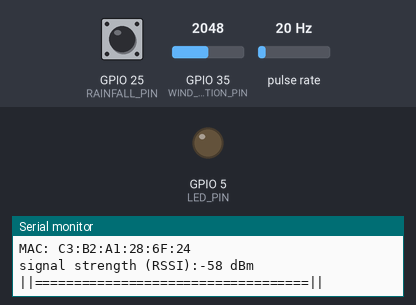
Simulated run of this sketch. Board: ESP32. On the bench: output pins drawn as LEDs (lit = HIGH), the last lines printed to the serial monitor. Wiring (inferred from the names in the program): pulse sensor: data GPIO 14. Inputs (shaded band) come from the test bench; at power-on: GPIO 25 (RAINFALL_PIN) HIGH, GPIO 35 (WIND_DIRECTION_PIN) = 2048, pulse rate 20 Hz. WiFi joins after 1.5 s; servers stay silent unless stated; uploads are accepted with an empty reply.

Above: at 7.6 s.
At 12.57 s:
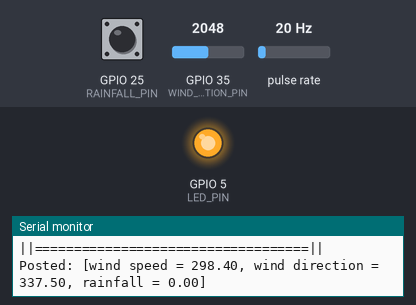
Timing chart, 0 to 17.2 s (numbered marks = the images above):
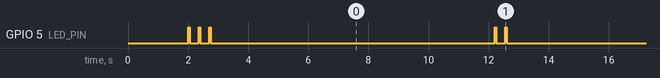

The sketch:

Controller.ino
```cpp
#include <WiFi.h>
#include "Wire.h"
#include "Config.h"

#define WIND_SPEED_PIN      14
#define RAINFALL_PIN        25
#define WIND_DIRECTION_PIN  35
#define LED_PIN             5
#define FAILURE             -1
#define SUCCESS             0


// *********************************************************************************************
// Network and POST Request Information
// *********************************************************************************************

// Initialize the Ethernet client library
WiFiClient client;
unsigned long LAST_UPDATE_TIMESTAMP = 0;


// *********************************************************************************************
// Sensor Reading Variables and Interrupt Handlers
// *********************************************************************************************
// More information can be found here: https://learn.sparkfun.com/tutorials/weather-meter-hookup-guide

// Offset based on orientation of weather station, to make sure degrees = 0 points North
volatile int rainfallTicks = 0;
volatile unsigned long timeSinceLastWindSpeedTick = 0;
volatile unsigned long lastWindSpeedTick = 0;

// When rainfall or wind speed sensors register a tick, they cause an interrupt
void handleRainfallInterrupt(void)
{
    // Accumulate rain ticks
    ++rainfallTicks;
}

void handleWindSpeedInterrupt(void)
{
    // Record time between ticks
    timeSinceLastWindSpeedTick = millis() - lastWindSpeedTick;
    lastWindSpeedTick = millis();
}


// *********************************************************************************************
// Setup and Loop
// *********************************************************************************************

void setup()
{
    // Initialize serial and wait for port to open:
    Serial.begin(115200);
    while (!Serial);
    Wire.begin();

    // Initialize LED pin to be off
    pinMode(LED_PIN, OUTPUT);
    digitalWrite(LED_PIN, LOW);

    // Wind speed sensor
    pinMode(WIND_SPEED_PIN, INPUT);
    attachInterrupt(digitalPinToInterrupt(WIND_SPEED_PIN), handleWindSpeedInterrupt, RISING);

    // Rain sensor
    pinMode(RAINFALL_PIN, INPUT);
    attachInterrupt(digitalPinToInterrupt(RAINFALL_PIN), handleRainfallInterrupt, RISING);

    connectToWifiNetwork();

    // Blink three times upon successful connection
    blinkRepetitions(3, 300);
    printWifiStatus();
    Serial.println();
}

void loop()
{
    // Read response from server
    String response = readResponse();
    if (response != "")
    {
        Serial.println(response);
    }

    // Send data to server
    if (timerElapsed(LAST_UPDATE_TIMESTAMP, UPDATE_INTERVAL))
    {
        // Calculate wind direction in degrees from North (based on current voltage input from sensor)
        float windDirection = convertWindDirToDegrees(analogRead(WIND_DIRECTION_PIN));

        // Calculate windspeed in miles per hour (based on time difference between sensor ticks)
        float windSpeed = 0;
        if (timeSinceLastWindSpeedTick != 0)
        {
            windSpeed = UPDATE_INTERVAL / timeSinceLastWindSpeedTick * 1.492;
        }

        // Calculate rainfall in inches (based on accumulated amount of sensor ticks)
        float rainfall = float(rainfallTicks) * 0.011;

        // POST data
        int requestStatus = postData(windDirection, windSpeed, rainfall);
        if (requestStatus == SUCCESS)
        {
            Serial.print("Posted: [wind speed = ");
            Serial.print(windSpeed);
            Serial.print(", wind direction = ");
            Serial.print(windDirection);
            Serial.print(", rainfall = ");
            Serial.print(rainfall);
            Serial.println("]");

            blinkRepetitions(2, 300);

            LAST_UPDATE_TIMESTAMP = millis();

            // Set rainfall to 0 between each successful request
            rainfallTicks = 0;
        }
        else
        {
            Serial.println("Failed to post data.");

            // Reconnect to WiFi in case network disconnected
            connectToWifiNetwork();
        }
    }
}


// *********************************************************************************************
// Helper Functions
// *********************************************************************************************

// Converts the voltage input from wind direction sensor to degrees
float convertWindDirToDegrees(int windDirection)
{
    if (windDirection < 150)
    {
        return 202.5;
    }
    else if (windDirection < 300)
    {
        return 180.0;
    }
    else if (windDirection < 400)
    {
        return 247.5;
    }
    else if (windDirection < 600)
    {
        return 225.0;
    }
    else if (windDirection < 900)
    {
        return 292.5;
    }
    else if (windDirection < 1100)
    {
        return 270.0;
    }
    else if (windDirection < 1500)
    {
        return 112.5;
    }
    else if (windDirection < 1700)
    {
        return 135.0;
    }
    else if (windDirection < 2250)
    {
        return 337.5;
    }
    else if (windDirection < 2350)
    {
        return 315.0;
    }
    else if (windDirection < 2700)
    {
        return 67.5;
    }
    else if (windDirection < 3000)
    {
        return 90.0;
    }
    else if (windDirection < 3200)
    {
        return 22.5;
    }
    else if (windDirection < 3400)
    {
        return 45.0;
    }
    return 0.0;
}

// Connects to server and sends POST request with given data in body
int postData(float windDirection, float windSpeed, float rainfall)
{
    // Close any prior connections to free the socket
    client.stop();

    // Try to connect and send POST request
    if (client.connect(SERVER, PORT))
    {
        // Body format: winddir=0&windspeed=0.0&rainfall=0
        String body = VARNAME_WIND_DIRECTION + "=" + String(windDirection);
        body += "&" + VARNAME_WIND_SPEED + "=" + String(windSpeed);
        body += "&" + VARNAME_RAINFALL + "=" + String(rainfall);

        // Format the POST request and send to client
        client.print("POST ");
        client.print(API_ENDPOINT);
        client.println(" HTTP/1.1");
        client.println("Connection: close");
        client.println("Content-Type: application/x-www-form-urlencoded");
        client.print("Content-Length: ");
        client.println(body.length());
        client.println();
        client.println(body);

        return SUCCESS;
    }

    return FAILURE;
}

// Returns POST response if available, empty string if not
String readResponse()
{
    String response = "";
    while (client.available())
    {
        char c = client.read();
        response += c;
    }

    return response;
}

// Returns true if current time has surpassed max time
// Works even when unsigned long overlaps
bool timerElapsed(unsigned long currentTime, unsigned long maxTime)
{
    return abs(millis() - currentTime) > maxTime;
}


// *********************************************************************************************
// Initialization Functions
// *********************************************************************************************

// Connects or reconnects to WiFi network
void connectToWifiNetwork()
{
    if (WiFi.status() == WL_CONNECTED)
    {
        return;
    }

    Serial.println("Connecting to network...");
    int dotCount = 0;

    WiFi.begin(NETWORK, PASSWORD);
    while (WiFi.status() != WL_CONNECTED)
    {
        delay(WIFI_CONNECT_RETRY_DELAY);

        // Print dot every second
        Serial.print(".");
        ++dotCount;
        if (dotCount > 60)
        {
            Serial.println();
            dotCount = 0;
        }
    }

    LAST_UPDATE_TIMESTAMP = millis();

    Serial.println();
    Serial.println("Connected to network!");
}

// Prints WiFi statistics (SSID, IP, MAC, Signal Strength)
void printWifiStatus()
{
    Serial.println("||=========|| WiFi Status ||=========||");

    // Print the SSID of network
    Serial.print("SSID: ");
    Serial.println(WiFi.SSID());

    // Print device's IP address
    IPAddress ip = WiFi.localIP();
    Serial.print("IP Address: ");
    Serial.println(ip);

    // Print device's MAC address
    byte mac[6];
    WiFi.macAddress(mac);
    Serial.print("MAC: ");
    Serial.print(mac[5],HEX);
    Serial.print(":");
    Serial.print(mac[4],HEX);
    Serial.print(":");
    Serial.print(mac[3],HEX);
    Serial.print(":");
    Serial.print(mac[2],HEX);
    Serial.print(":");
    Serial.print(mac[1],HEX);
    Serial.print(":");
    Serial.println(mac[0],HEX);

    // Print signal strength:
    long rssi = WiFi.RSSI();
    Serial.print("signal strength (RSSI):");
    Serial.print(rssi);
    Serial.println(" dBm");

    Serial.println("||===================================||");
}

// Blink for desired number of repetitions with delay (ms) between each blink.
void blinkRepetitions(int repetitions, int timeDelay)
{
    for (int i = 0; i < repetitions; ++i)
    {
        digitalWrite(LED_PIN, HIGH);
        delay(50);
        digitalWrite(LED_PIN, LOW);
        delay(timeDelay);
    }
}
```

Config.h
```cpp
#ifndef CONFIG_H
#define CONFIG_H
#include <Arduino.h>

// MUST BE MODIFIED
const char NETWORK[] = "network_name";
const char PASSWORD[] = "network_password";
const IPAddress SERVER(27, 0, 0, 1);
const float WIND_DIRECTION_OFFSET = 0.0;
// END

// Network
const unsigned long WIFI_CONNECT_RETRY_DELAY = 1000;
const int PORT = 8080;

// POST request frequency (ms)
const unsigned long UPDATE_INTERVAL = 10000;

// POST request to server API
const String API_ENDPOINT = "/weatherstation/windrain";
const String VARNAME_WIND_DIRECTION = "winddir";
const String VARNAME_WIND_SPEED = "windspeed";
const String VARNAME_RAINFALL = "rainfall";

#endif
```

Measured:
- by itself, GPIO 5 (LED_PIN): repeats every 9.9 s: HIGH 0.05 s, LOW 0.30 s, HIGH 0.05 s, LOW 9.5 s
- by itself, everything shown: repeats every 10.9 s, in 4 steps
